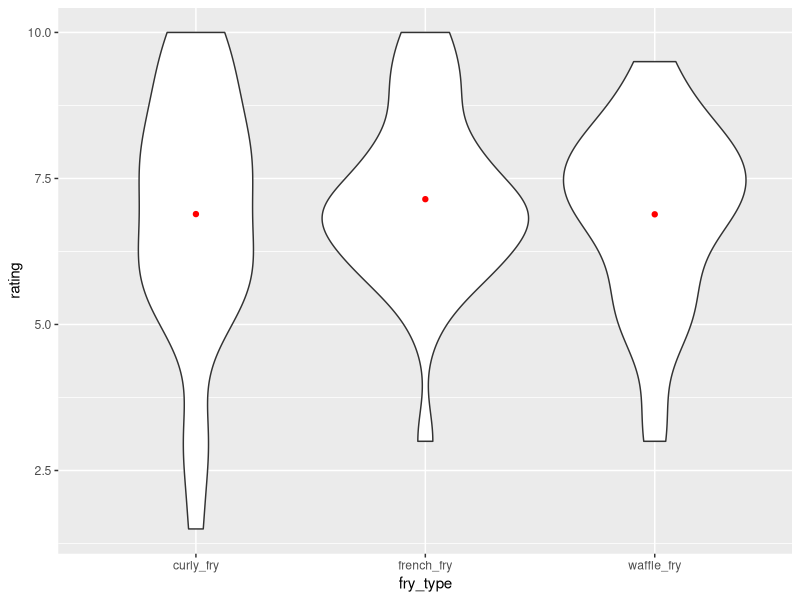
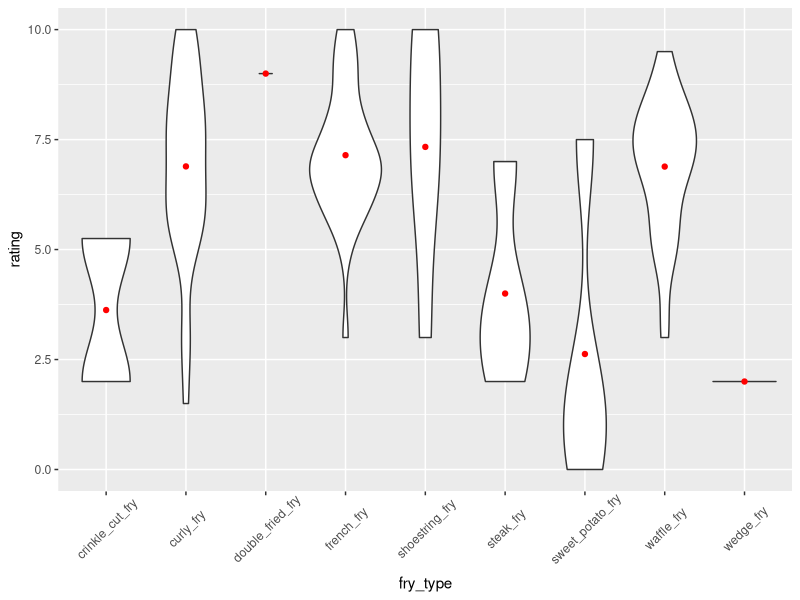
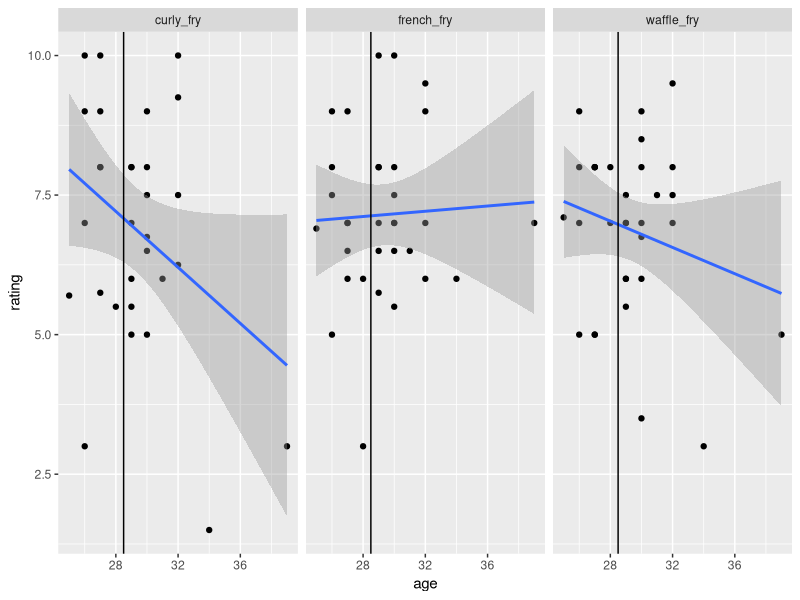
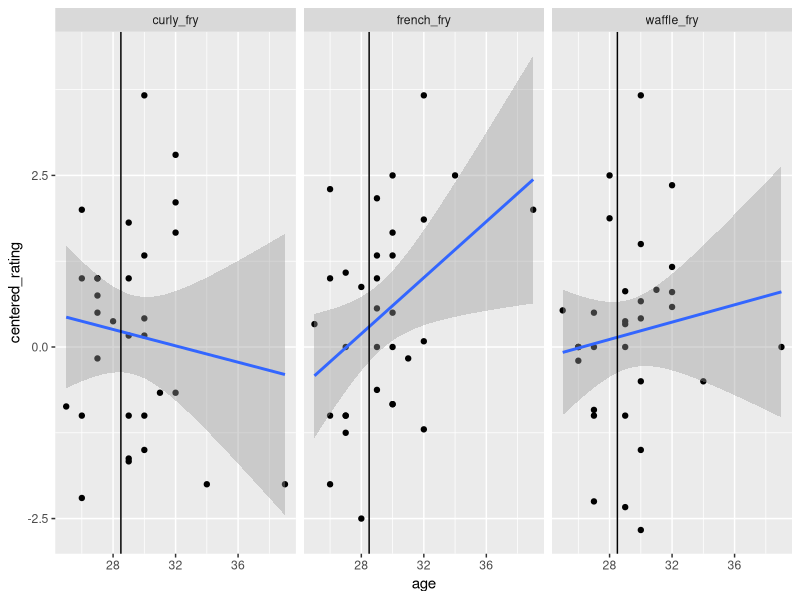
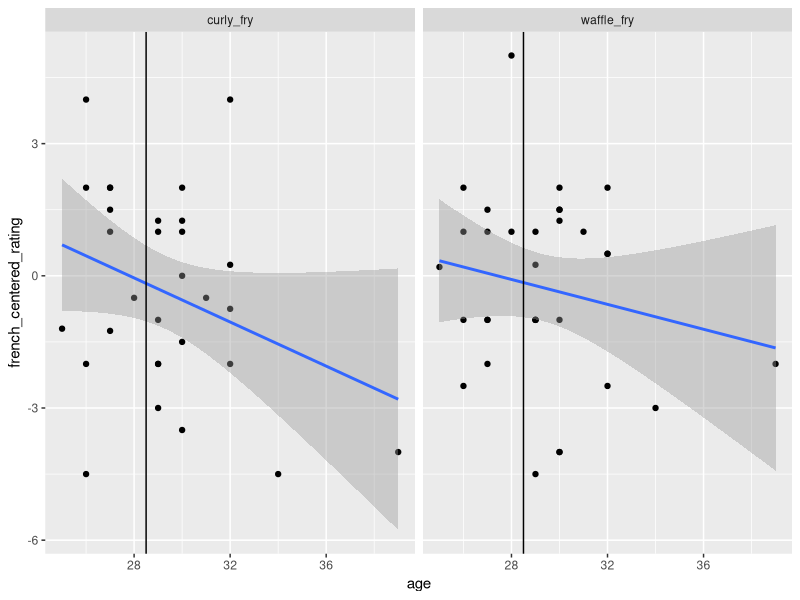

The R source for these figures, in order:
## ---- chunk 1
knitr::opts_chunk$set(echo = FALSE, warning = FALSE, message = FALSE)
library(tidyverse)
library(here)
## ---- chunk 2
data <- read_csv(here("data/fry_data.csv"))
## ---- chunk 3
fry_cols <- c("waffle_fry", "french_fry", "curly_fry", "shoestring_fry", "steak_fry", "crinkle_cut_fry", "sweet_potato_fry", "double_fried_fry", "wedge_fry")

main_fries <- c("french_fry", "waffle_fry", "curly_fry")
  
data <- data %>%
  rowwise() %>%
  mutate(participant_mean = mean(c_across(fry_cols), na.rm = TRUE),
         french_baseline = french_fry) %>%
  ungroup() %>%
  pivot_longer(cols = fry_cols, names_to = "fry_type", values_to = "rating") %>%
  mutate(centered_rating = rating - participant_mean,
         french_centered_rating = rating - french_baseline)

n_participants <- length(unique(data$participant_id))
## ---- chunk 4
data %>%
  filter(fry_type %in% main_fries) %>%
  ggplot(aes(x = fry_type, y = rating)) + 
  geom_violin() +
  stat_summary(fun = "mean",
               geom = "point",
               color = "red") 
## ---- chunk 5
data %>%
  ggplot(aes(x = fry_type, y = rating)) + 
  geom_violin() +
  stat_summary(fun = "mean",
               geom = "point",
               color = "red") +
  theme(axis.text.x=element_text(angle = 45, vjust = 0.6))
## ---- chunk 6
data %>%
  filter(fry_type %in% main_fries) %>%
  ggplot(aes(x = age, y = rating, group = fry_type)) +
  geom_point() +
  facet_wrap(~fry_type) +
  geom_smooth(method='lm') +
  geom_vline(xintercept = 28.5) 
## ---- chunk 7
data %>%
  filter(fry_type %in% main_fries) %>%
  ggplot(aes(x = age, y = centered_rating, group = fry_type)) +
  geom_point() +
  facet_wrap(~fry_type) +
  geom_smooth(method='lm') +
  geom_vline(xintercept = 28.5) 
## ---- chunk 8
data %>%
  filter(fry_type %in% c("curly_fry", "waffle_fry")) %>%
  ggplot(aes(x = age, y = french_centered_rating, group = fry_type)) +
  geom_point() +
  facet_wrap(~fry_type) +
  geom_smooth(method='lm') +
  geom_vline(xintercept = 28.5) 
